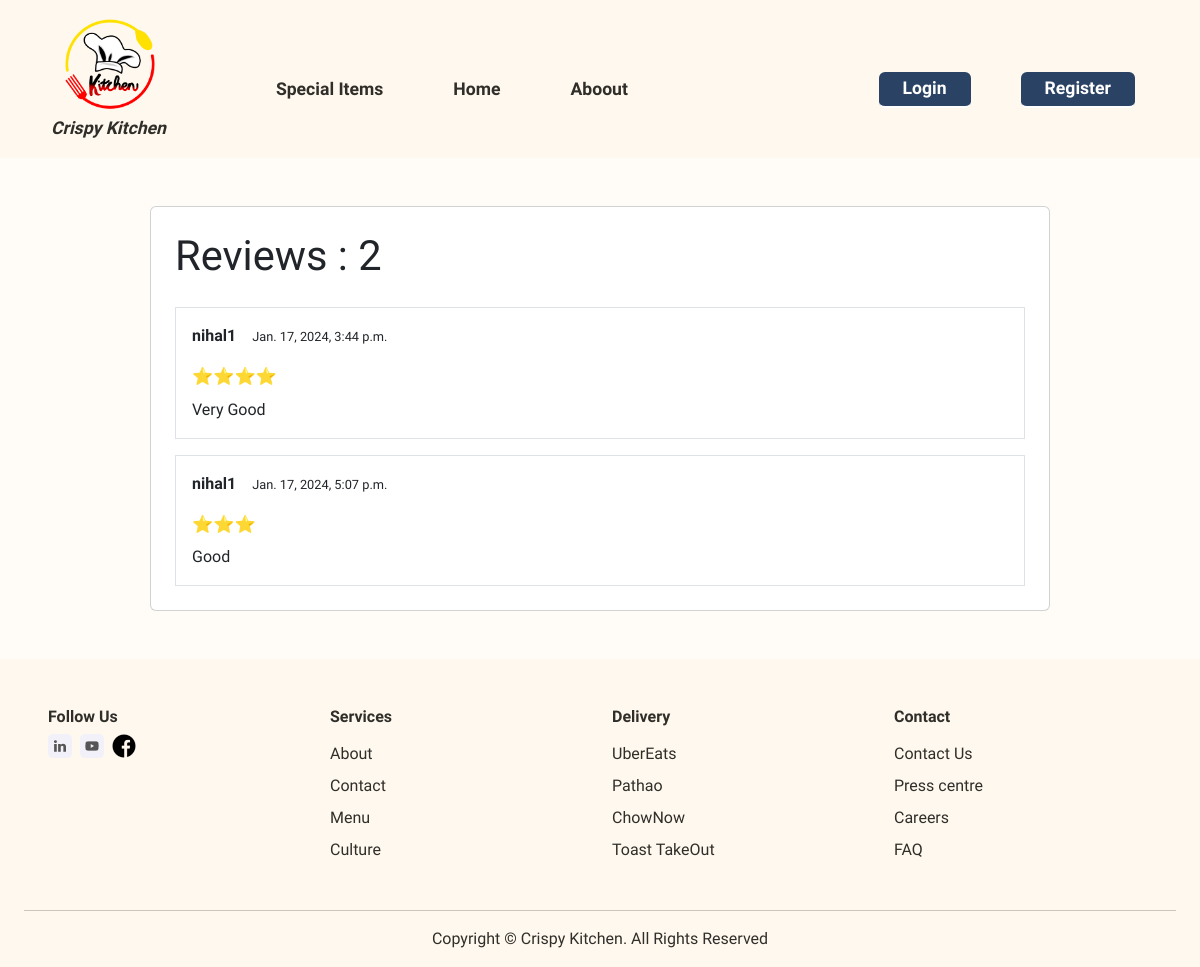
The app's page /food_reviews/1, older data.
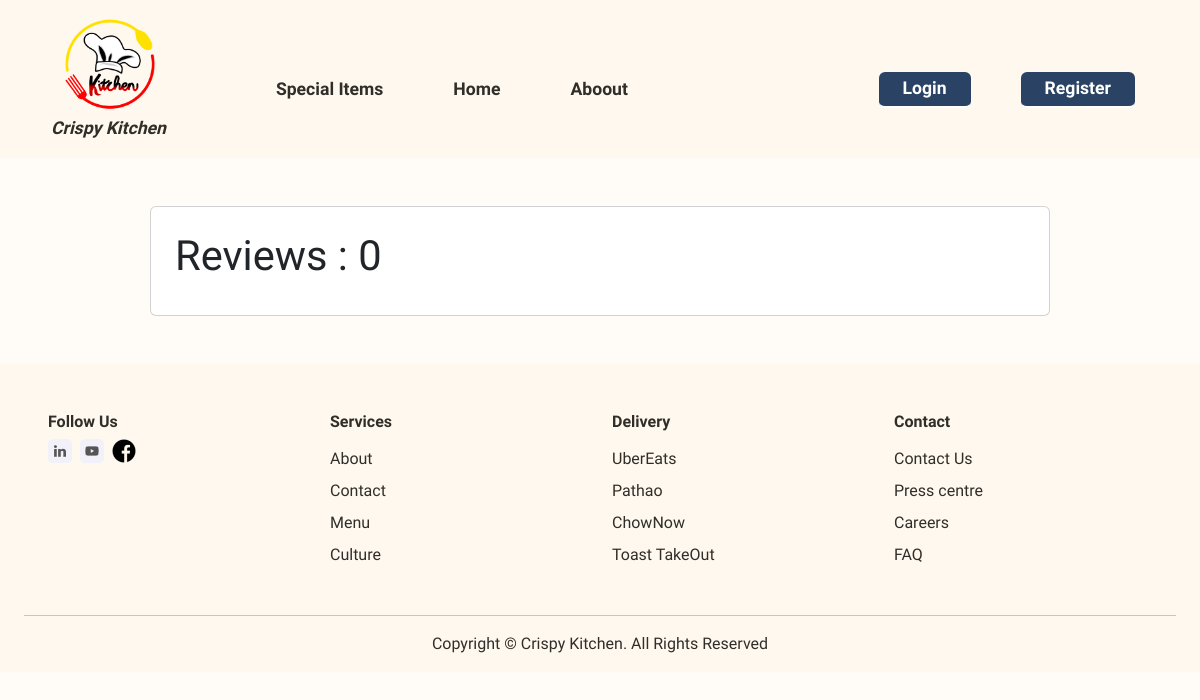
The same page, newer data.
### food/models.py (models this page shows, shortened)
class Review(models.Model):
    user = models.ForeignKey(User, on_delete=models.CASCADE)
    food = models.ForeignKey(Food, on_delete=models.CASCADE, related_name='reviews')
    rating = models.CharField(choices=STAR_CHOICE, max_length=20)
    comment = models.TextField()
    created_on = models.DateTimeField(auto_now_add=True)

### food/views.py (the view)
# urls.py: path('food_reviews/<int:id>', FoodReview.as_view(), name='food_review'),
class FoodReview(DetailView):
    model = Food
    template_name = 'food_reviews.html'
    context_object_name = 'food'
    pk_url_kwarg = 'id'
    def get_context_data(self, **kwargs):
        context = super().get_context_data(**kwargs)
        food = self.object
        comments = food.reviews.all()
        context['comments'] = comments
        return context

### food/templates/food_reviews.html (shortened to what this page needs)
{% extends 'base.html' %}
{% block content %}
<div class="card m-2 w-75 m-auto p-3 mt-5 mb-5">
    <div class="main-text">
        <h2 class="p-2">Reviews : {{comments | length}}</h2>
    </div>
    {% for cmnt in comments %}
    <div class="card-body border m-2">
        <p><b>{{cmnt.user.username}}</b><small class="ms-3">{{cmnt.created_on}}</small></p>
        <div class="star">
            <p class="mt-3 mb-2">{{cmnt.rating}}</p>
        </div>
        <p>{{cmnt.comment}}</p>
    </div>
    {% endfor %}
</div>
{% endblock %}

Row changes from the older to the newer data that the page shows:
no longer on this page (row edited): Review: user.username "nihal1", created_on "Jan. 17, 2024, 3:44 p.m.", rating "⭐⭐⭐⭐", comment "Very Good"
no longer on this page (row edited): Review: user.username "nihal1", created_on "Jan. 17, 2024, 5:07 p.m.", rating "⭐⭐⭐", comment "Good"
Text that changed along with them:
{{ comments | length }}: "2" → "0"
